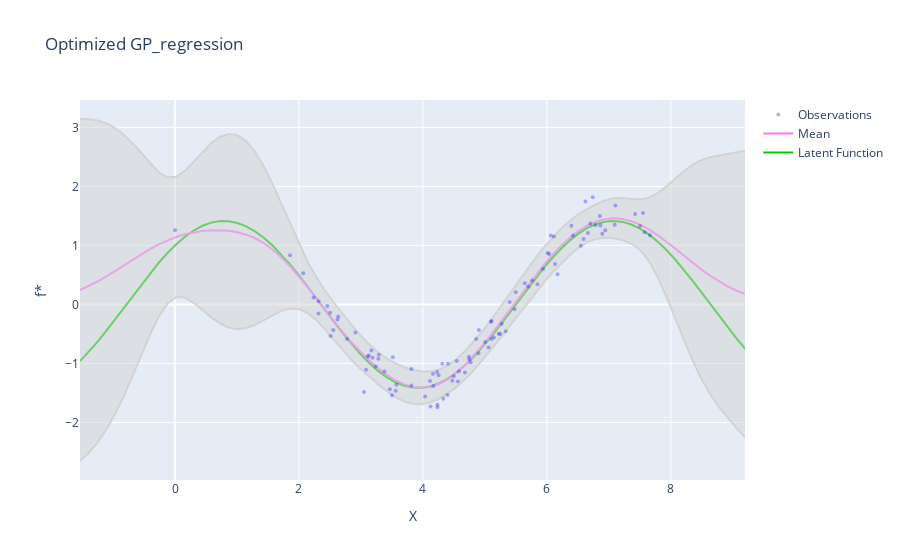

Notebook code cell kept with this figure:
### Code cell
model1.optimize(iteration=100, learning_rate=0.01)
mean1_opt, cov1_opt = model1.predict(X_pred.clone())

visualize(X, y, X_pred, f, mean1_opt, cov1_opt, title="Optimized GP_regression")
